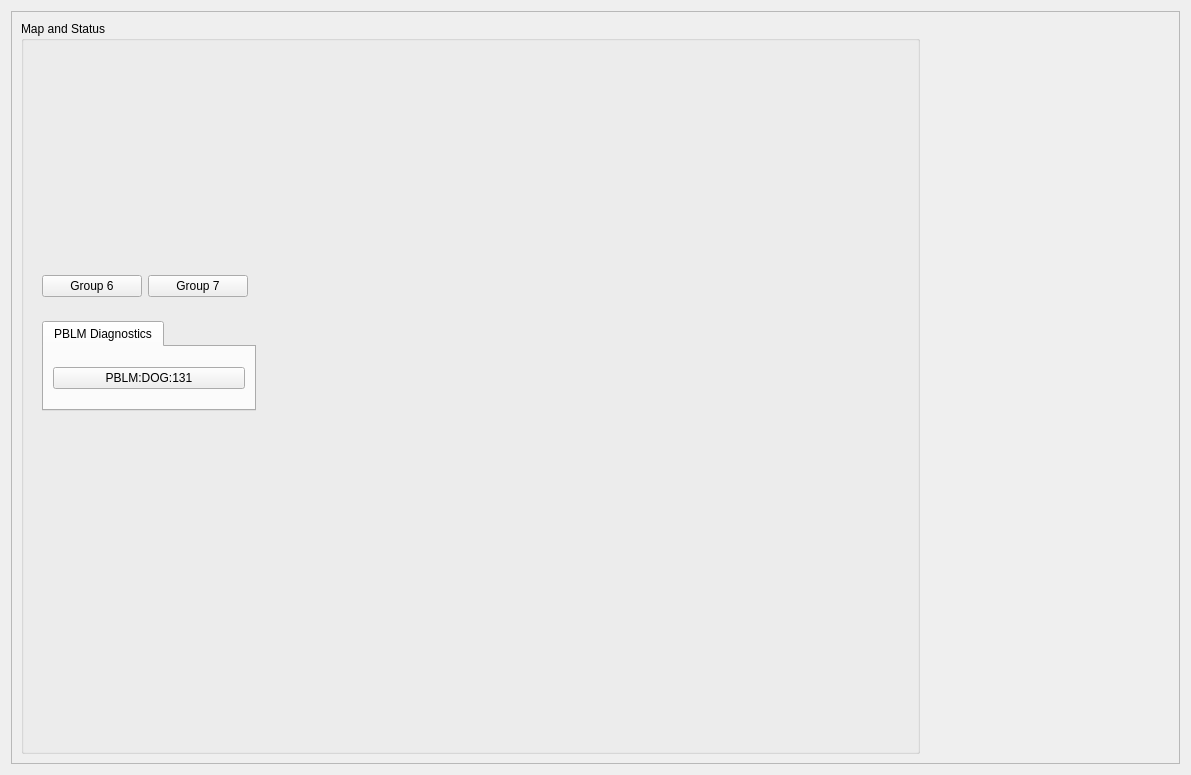
<?xml version="1.0" encoding="UTF-8"?>
<ui version="4.0">
 <class>Form</class>
 <widget class="QWidget" name="Form">
  <property name="geometry">
   <rect>
    <x>0</x>
    <y>0</y>
    <width>1191</width>
    <height>775</height>
   </rect>
  </property>
  <property name="windowTitle">
   <string>DOG Main</string>
  </property>
  <layout class="QGridLayout" name="gridLayout_7">
   <item row="0" column="0">
    <widget class="QFrame" name="frame">
     <property name="frameShape">
      <enum>QFrame::StyledPanel</enum>
     </property>
     <property name="frameShadow">
      <enum>QFrame::Raised</enum>
     </property>
     <layout class="QGridLayout" name="gridLayout_6">
      <item row="0" column="0">
       <widget class="QGroupBox" name="groupBox">
        <property name="title">
         <string>Map and Status</string>
        </property>
        <layout class="QGridLayout" name="gridLayout_4">
         <item row="5" column="0">
          <spacer name="verticalSpacer_2">
           <property name="orientation">
            <enum>Qt::Vertical</enum>
           </property>
           <property name="sizeHint" stdset="0">
            <size>
             <width>20</width>
             <height>40</height>
            </size>
           </property>
          </spacer>
         </item>
         <item row="2" column="0">
          <widget class="QFrame" name="frame_2">
           <property name="frameShape">
            <enum>QFrame::NoFrame</enum>
           </property>
           <property name="frameShadow">
            <enum>QFrame::Raised</enum>
           </property>
           <layout class="QGridLayout" name="gridLayout_2">
            <item row="0" column="3">
             <spacer name="horizontalSpacer_3">
              <property name="orientation">
               <enum>Qt::Horizontal</enum>
              </property>
              <property name="sizeHint" stdset="0">
               <size>
                <width>40</width>
                <height>20</height>
               </size>
              </property>
             </spacer>
            </item>
            <item row="0" column="2">
             <spacer name="horizontalSpacer_4">
              <property name="orientation">
               <enum>Qt::Horizontal</enum>
              </property>
              <property name="sizeHint" stdset="0">
               <size>
                <width>40</width>
                <height>20</height>
               </size>
              </property>
             </spacer>
            </item>
            <item row="0" column="0">
             <widget class="QTabWidget" name="tabWidget">
              <property name="currentIndex">
               <number>0</number>
              </property>
              <widget class="QWidget" name="tab">
               <attribute name="title">
                <string>PBLM Diagnostics</string>
               </attribute>
               <layout class="QGridLayout" name="gridLayout">
                <item row="0" column="0">
                 <widget class="PyDMEDMDisplayButton" name="PyDMEDMDisplayButton">
                  <property name="minimumSize">
                   <size>
                    <width>150</width>
                    <height>20</height>
                   </size>
                  </property>
                  <property name="toolTip">
                   <string/>
                  </property>
                  <property name="text">
                   <string>PBLM:DOG:131</string>
                  </property>
                  <property name="filenames" stdset="0">
                   <stringlist>
                    <string>$EDM/bcs/bcs_pblm_status.edl</string>
                   </stringlist>
                  </property>
                  <property name="titles" stdset="0">
                   <stringlist/>
                  </property>
                  <property name="showIcon" stdset="0">
                   <bool>false</bool>
                  </property>
                  <property name="macros" stdset="0">
                   <stringlist>
                    <string>BLM=PBLM:DOG:131</string>
                   </stringlist>
                  </property>
                  <property name="openInNewWindow" stdset="0">
                   <bool>true</bool>
                  </property>
                 </widget>
                </item>
               </layout>
              </widget>
             </widget>
            </item>
            <item row="0" column="1">
             <spacer name="horizontalSpacer_5">
              <property name="orientation">
               <enum>Qt::Horizontal</enum>
              </property>
              <property name="sizeHint" stdset="0">
               <size>
                <width>40</width>
                <height>20</height>
               </size>
              </property>
             </spacer>
            </item>
           </layout>
          </widget>
         </item>
         <item row="0" column="0">
          <widget class="PyDMEmbeddedDisplay" name="PyDMEmbeddedDisplay_3">
           <property name="minimumSize">
            <size>
             <width>875</width>
             <height>210</height>
            </size>
           </property>
           <property name="toolTip">
            <string/>
           </property>
           <property name="filename" stdset="0">
            <string>$PHYSICS_TOP/mps_configuration/current/display/areas/mps_dog_link_nodes.ui</string>
           </property>
          </widget>
         </item>
         <item row="4" column="0">
          <spacer name="verticalSpacer_3">
           <property name="orientation">
            <enum>Qt::Vertical</enum>
           </property>
           <property name="sizeHint" stdset="0">
            <size>
             <width>20</width>
             <height>40</height>
            </size>
           </property>
          </spacer>
         </item>
         <item row="1" column="0">
          <widget class="QFrame" name="frame_3">
           <property name="frameShape">
            <enum>QFrame::NoFrame</enum>
           </property>
           <property name="frameShadow">
            <enum>QFrame::Raised</enum>
           </property>
           <layout class="QGridLayout" name="gridLayout_3">
            <item row="0" column="0">
             <widget class="PyDMRelatedDisplayButton" name="PyDMRelatedDisplayButton_5">
              <property name="minimumSize">
               <size>
                <width>100</width>
                <height>20</height>
               </size>
              </property>
              <property name="toolTip">
               <string/>
              </property>
              <property name="text">
               <string>Group 6</string>
              </property>
              <property name="filenames" stdset="0">
               <stringlist>
                <string>$PHYSICS_TOP/mps_configuration/current/display/groups/LinkNodeGroup6.ui</string>
               </stringlist>
              </property>
              <property name="showIcon" stdset="0">
               <bool>false</bool>
              </property>
              <property name="openInNewWindow" stdset="0">
               <bool>true</bool>
              </property>
             </widget>
            </item>
            <item row="0" column="1">
             <widget class="PyDMRelatedDisplayButton" name="PyDMRelatedDisplayButton_6">
              <property name="minimumSize">
               <size>
                <width>100</width>
                <height>20</height>
               </size>
              </property>
              <property name="toolTip">
               <string/>
              </property>
              <property name="text">
               <string>Group 7</string>
              </property>
              <property name="filenames" stdset="0">
               <stringlist>
                <string>$PHYSICS_TOP/mps_configuration/current/display/groups/LinkNodeGroup7.ui</string>
               </stringlist>
              </property>
              <property name="showIcon" stdset="0">
               <bool>false</bool>
              </property>
              <property name="openInNewWindow" stdset="0">
               <bool>true</bool>
              </property>
             </widget>
            </item>
            <item row="0" column="2">
             <spacer name="horizontalSpacer_2">
              <property name="orientation">
               <enum>Qt::Horizontal</enum>
              </property>
              <property name="sizeHint" stdset="0">
               <size>
                <width>40</width>
                <height>20</height>
               </size>
              </property>
             </spacer>
            </item>
           </layout>
          </widget>
         </item>
         <item row="3" column="0">
          <spacer name="verticalSpacer_4">
           <property name="orientation">
            <enum>Qt::Vertical</enum>
           </property>
           <property name="sizeHint" stdset="0">
            <size>
             <width>20</width>
             <height>40</height>
            </size>
           </property>
          </spacer>
         </item>
        </layout>
       </widget>
      </item>
      <item row="0" column="2">
       <widget class="QFrame" name="frame_4">
        <property name="frameShape">
         <enum>QFrame::NoFrame</enum>
        </property>
        <property name="frameShadow">
         <enum>QFrame::Raised</enum>
        </property>
        <layout class="QGridLayout" name="gridLayout_5">
         <item row="1" column="0">
          <widget class="PyDMDrawingImage" name="PyDMDrawingImage_2">
           <property name="minimumSize">
            <size>
             <width>80</width>
             <height>75</height>
            </size>
           </property>
           <property name="maximumSize">
            <size>
             <width>80</width>
             <height>75</height>
            </size>
           </property>
           <property name="toolTip">
            <string/>
           </property>
           <property name="styleSheet">
            <string notr="true"/>
           </property>
           <property name="brush" stdset="0">
            <brush brushstyle="SolidPattern">
             <color alpha="255">
              <red>193</red>
              <green>193</green>
              <blue>195</blue>
             </color>
            </brush>
           </property>
           <property name="filename" stdset="0">
            <string>lcls_mps_lockup_stacked_digital.png</string>
           </property>
          </widget>
         </item>
         <item row="0" column="0">
          <spacer name="verticalSpacer">
           <property name="orientation">
            <enum>Qt::Vertical</enum>
           </property>
           <property name="sizeHint" stdset="0">
            <size>
             <width>20</width>
             <height>40</height>
            </size>
           </property>
          </spacer>
         </item>
        </layout>
       </widget>
      </item>
      <item row="0" column="1">
       <spacer name="horizontalSpacer">
        <property name="orientation">
         <enum>Qt::Horizontal</enum>
        </property>
        <property name="sizeHint" stdset="0">
         <size>
          <width>40</width>
          <height>20</height>
         </size>
        </property>
       </spacer>
      </item>
     </layout>
    </widget>
   </item>
  </layout>
 </widget>
 <customwidgets>
  <customwidget>
   <class>PyDMRelatedDisplayButton</class>
   <extends>QPushButton</extends>
   <header>pydm.widgets.related_display_button</header>
  </customwidget>
  <customwidget>
   <class>PyDMEmbeddedDisplay</class>
   <extends>QFrame</extends>
   <header>pydm.widgets.embedded_display</header>
  </customwidget>
  <customwidget>
   <class>PyDMDrawingImage</class>
   <extends>QWidget</extends>
   <header>pydm.widgets.drawing</header>
  </customwidget>
  <customwidget>
   <class>PyDMEDMDisplayButton</class>
   <extends>PyDMRelatedDisplayButton</extends>
   <header>edmbutton.edm_button</header>
   <container>1</container>
  </customwidget>
 </customwidgets>
 <resources/>
 <connections/>
</ui>
